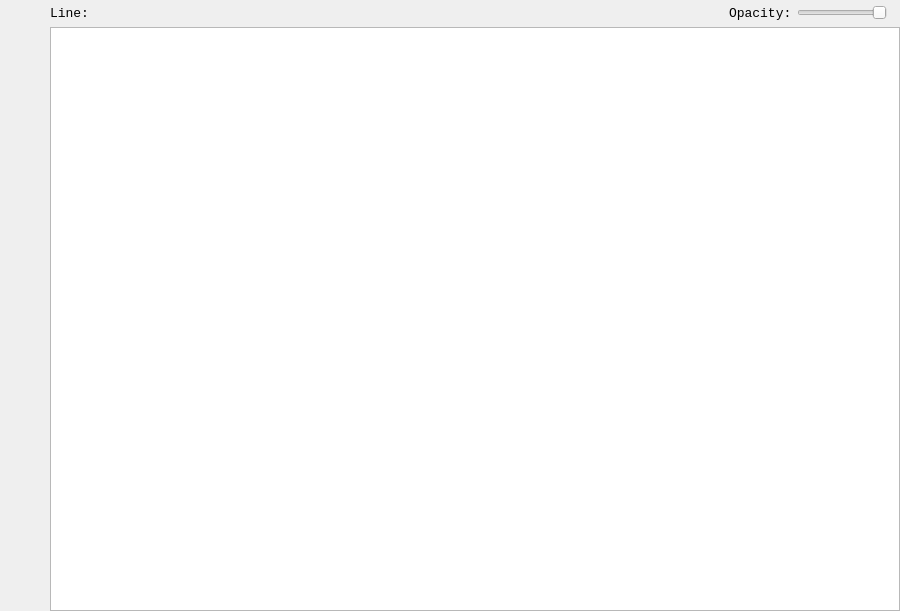
<?xml version="1.0" encoding="UTF-8"?>
<ui version="4.0">
 <class>EmberTextEditorClass</class>
 <widget class="QMainWindow" name="EmberTextEditorClass">
  <property name="enabled">
   <bool>true</bool>
  </property>
  <property name="geometry">
   <rect>
    <x>0</x>
    <y>0</y>
    <width>900</width>
    <height>611</height>
   </rect>
  </property>
  <property name="sizePolicy">
   <sizepolicy hsizetype="Preferred" vsizetype="Preferred">
    <horstretch>0</horstretch>
    <verstretch>0</verstretch>
   </sizepolicy>
  </property>
  <property name="minimumSize">
   <size>
    <width>500</width>
    <height>400</height>
   </size>
  </property>
  <property name="windowTitle">
   <string>EmberTextEditor</string>
  </property>
  <property name="tabShape">
   <enum>QTabWidget::TabShape::Rounded</enum>
  </property>
  <property name="dockNestingEnabled">
   <bool>true</bool>
  </property>
  <property name="unifiedTitleAndToolBarOnMac">
   <bool>true</bool>
  </property>
  <widget class="QWidget" name="centralWidget">
   <property name="sizePolicy">
    <sizepolicy hsizetype="Preferred" vsizetype="Preferred">
     <horstretch>1</horstretch>
     <verstretch>1</verstretch>
    </sizepolicy>
   </property>
   <property name="minimumSize">
    <size>
     <width>500</width>
     <height>400</height>
    </size>
   </property>
   <property name="font">
    <font>
     <family>Consolas</family>
     <pointsize>10</pointsize>
    </font>
   </property>
   <layout class="QGridLayout" name="gridLayout">
    <property name="leftMargin">
     <number>0</number>
    </property>
    <property name="topMargin">
     <number>0</number>
    </property>
    <property name="rightMargin">
     <number>0</number>
    </property>
    <property name="bottomMargin">
     <number>0</number>
    </property>
    <property name="spacing">
     <number>0</number>
    </property>
    <item row="0" column="0" rowspan="2">
     <layout class="QVBoxLayout" name="verticalLayout_2" stretch="6,40,64,10">
      <property name="spacing">
       <number>0</number>
      </property>
      <item>
       <spacer name="verticalSpacer_2">
        <property name="orientation">
         <enum>Qt::Orientation::Vertical</enum>
        </property>
        <property name="sizeType">
         <enum>QSizePolicy::Policy::Fixed</enum>
        </property>
        <property name="sizeHint" stdset="0">
         <size>
          <width>10</width>
          <height>28</height>
         </size>
        </property>
       </spacer>
      </item>
      <item>
       <layout class="QVBoxLayout" name="verticalLayout" stretch="1,1,1,1">
        <property name="spacing">
         <number>0</number>
        </property>
        <property name="sizeConstraint">
         <enum>QLayout::SizeConstraint::SetMaximumSize</enum>
        </property>
        <item alignment="Qt::AlignmentFlag::AlignHCenter">
         <widget class="QToolButton" name="newBtn">
          <property name="sizePolicy">
           <sizepolicy hsizetype="Fixed" vsizetype="Fixed">
            <horstretch>0</horstretch>
            <verstretch>0</verstretch>
           </sizepolicy>
          </property>
          <property name="minimumSize">
           <size>
            <width>50</width>
            <height>50</height>
           </size>
          </property>
          <property name="text">
           <string/>
          </property>
          <property name="icon">
           <iconset resource="EmberTextEditor.qrc">
            <normaloff>:/EmberTextEditor/icons/newDoc.png</normaloff>:/EmberTextEditor/icons/newDoc.png</iconset>
          </property>
          <property name="autoRaise">
           <bool>true</bool>
          </property>
         </widget>
        </item>
        <item alignment="Qt::AlignmentFlag::AlignHCenter">
         <widget class="QToolButton" name="openBtn">
          <property name="sizePolicy">
           <sizepolicy hsizetype="Fixed" vsizetype="Fixed">
            <horstretch>0</horstretch>
            <verstretch>0</verstretch>
           </sizepolicy>
          </property>
          <property name="minimumSize">
           <size>
            <width>50</width>
            <height>50</height>
           </size>
          </property>
          <property name="text">
           <string/>
          </property>
          <property name="icon">
           <iconset resource="EmberTextEditor.qrc">
            <normaloff>:/EmberTextEditor/icons/openFile.png</normaloff>:/EmberTextEditor/icons/openFile.png</iconset>
          </property>
          <property name="autoRaise">
           <bool>true</bool>
          </property>
         </widget>
        </item>
        <item alignment="Qt::AlignmentFlag::AlignHCenter">
         <widget class="QToolButton" name="saveBtn">
          <property name="sizePolicy">
           <sizepolicy hsizetype="Fixed" vsizetype="Fixed">
            <horstretch>0</horstretch>
            <verstretch>0</verstretch>
           </sizepolicy>
          </property>
          <property name="minimumSize">
           <size>
            <width>50</width>
            <height>50</height>
           </size>
          </property>
          <property name="text">
           <string/>
          </property>
          <property name="icon">
           <iconset resource="EmberTextEditor.qrc">
            <normaloff>:/EmberTextEditor/icons/saveFile.png</normaloff>:/EmberTextEditor/icons/saveFile.png</iconset>
          </property>
          <property name="autoRaise">
           <bool>true</bool>
          </property>
         </widget>
        </item>
        <item alignment="Qt::AlignmentFlag::AlignHCenter">
         <widget class="QToolButton" name="saveAsBtn">
          <property name="sizePolicy">
           <sizepolicy hsizetype="Fixed" vsizetype="Fixed">
            <horstretch>0</horstretch>
            <verstretch>0</verstretch>
           </sizepolicy>
          </property>
          <property name="minimumSize">
           <size>
            <width>50</width>
            <height>50</height>
           </size>
          </property>
          <property name="text">
           <string/>
          </property>
          <property name="icon">
           <iconset resource="EmberTextEditor.qrc">
            <normaloff>:/EmberTextEditor/icons/saveAsFile.png</normaloff>:/EmberTextEditor/icons/saveAsFile.png</iconset>
          </property>
          <property name="autoRaise">
           <bool>true</bool>
          </property>
         </widget>
        </item>
       </layout>
      </item>
      <item>
       <spacer name="verticalSpacer">
        <property name="orientation">
         <enum>Qt::Orientation::Vertical</enum>
        </property>
        <property name="sizeType">
         <enum>QSizePolicy::Policy::Expanding</enum>
        </property>
        <property name="sizeHint" stdset="0">
         <size>
          <width>20</width>
          <height>320</height>
         </size>
        </property>
       </spacer>
      </item>
      <item alignment="Qt::AlignmentFlag::AlignHCenter">
       <widget class="QToolButton" name="exitBtn">
        <property name="enabled">
         <bool>true</bool>
        </property>
        <property name="sizePolicy">
         <sizepolicy hsizetype="Fixed" vsizetype="Fixed">
          <horstretch>0</horstretch>
          <verstretch>0</verstretch>
         </sizepolicy>
        </property>
        <property name="minimumSize">
         <size>
          <width>50</width>
          <height>50</height>
         </size>
        </property>
        <property name="sizeIncrement">
         <size>
          <width>0</width>
          <height>0</height>
         </size>
        </property>
        <property name="baseSize">
         <size>
          <width>0</width>
          <height>0</height>
         </size>
        </property>
        <property name="text">
         <string/>
        </property>
        <property name="icon">
         <iconset resource="EmberTextEditor.qrc">
          <normaloff>:/EmberTextEditor/icons/exitApp.png</normaloff>:/EmberTextEditor/icons/exitApp.png</iconset>
        </property>
        <property name="autoRaise">
         <bool>true</bool>
        </property>
       </widget>
      </item>
     </layout>
    </item>
    <item row="0" column="1">
     <layout class="QHBoxLayout" name="horizontalLayout" stretch="7,17,96,11,18,1">
      <property name="spacing">
       <number>6</number>
      </property>
      <item>
       <widget class="QLabel" name="labelLineFixed">
        <property name="sizePolicy">
         <sizepolicy hsizetype="Fixed" vsizetype="Fixed">
          <horstretch>0</horstretch>
          <verstretch>0</verstretch>
         </sizepolicy>
        </property>
        <property name="minimumSize">
         <size>
          <width>35</width>
          <height>27</height>
         </size>
        </property>
        <property name="text">
         <string>Line:</string>
        </property>
       </widget>
      </item>
      <item>
       <widget class="QLabel" name="labelLineNumber">
        <property name="sizePolicy">
         <sizepolicy hsizetype="Fixed" vsizetype="Fixed">
          <horstretch>0</horstretch>
          <verstretch>0</verstretch>
         </sizepolicy>
        </property>
        <property name="minimumSize">
         <size>
          <width>85</width>
          <height>27</height>
         </size>
        </property>
        <property name="frameShape">
         <enum>QFrame::Shape::NoFrame</enum>
        </property>
        <property name="frameShadow">
         <enum>QFrame::Shadow::Sunken</enum>
        </property>
        <property name="text">
         <string/>
        </property>
       </widget>
      </item>
      <item>
       <spacer name="horizontalSpacer_2">
        <property name="orientation">
         <enum>Qt::Orientation::Horizontal</enum>
        </property>
        <property name="sizeType">
         <enum>QSizePolicy::Policy::Expanding</enum>
        </property>
        <property name="sizeHint" stdset="0">
         <size>
          <width>470</width>
          <height>20</height>
         </size>
        </property>
       </spacer>
      </item>
      <item>
       <widget class="QLabel" name="opacityLabelFixed">
        <property name="sizePolicy">
         <sizepolicy hsizetype="Fixed" vsizetype="Fixed">
          <horstretch>0</horstretch>
          <verstretch>0</verstretch>
         </sizepolicy>
        </property>
        <property name="minimumSize">
         <size>
          <width>55</width>
          <height>27</height>
         </size>
        </property>
        <property name="text">
         <string>Opacity:</string>
        </property>
        <property name="wordWrap">
         <bool>false</bool>
        </property>
       </widget>
      </item>
      <item>
       <widget class="QSlider" name="opacitySlider">
        <property name="sizePolicy">
         <sizepolicy hsizetype="Fixed" vsizetype="Fixed">
          <horstretch>0</horstretch>
          <verstretch>0</verstretch>
         </sizepolicy>
        </property>
        <property name="minimumSize">
         <size>
          <width>90</width>
          <height>16</height>
         </size>
        </property>
        <property name="styleSheet">
         <string notr="true"/>
        </property>
        <property name="orientation">
         <enum>Qt::Orientation::Horizontal</enum>
        </property>
        <property name="invertedAppearance">
         <bool>true</bool>
        </property>
        <property name="invertedControls">
         <bool>false</bool>
        </property>
       </widget>
      </item>
      <item>
       <spacer name="horizontalSpacer">
        <property name="orientation">
         <enum>Qt::Orientation::Horizontal</enum>
        </property>
        <property name="sizeType">
         <enum>QSizePolicy::Policy::Fixed</enum>
        </property>
        <property name="sizeHint" stdset="0">
         <size>
          <width>13</width>
          <height>20</height>
         </size>
        </property>
       </spacer>
      </item>
     </layout>
    </item>
    <item row="1" column="1">
     <widget class="CodeEditor" name="plainTextEdit">
      <property name="sizePolicy">
       <sizepolicy hsizetype="Expanding" vsizetype="Expanding">
        <horstretch>0</horstretch>
        <verstretch>0</verstretch>
       </sizepolicy>
      </property>
      <property name="minimumSize">
       <size>
        <width>826</width>
        <height>566</height>
       </size>
      </property>
      <property name="frameShape">
       <enum>QFrame::Shape::StyledPanel</enum>
      </property>
     </widget>
    </item>
   </layout>
  </widget>
 </widget>
 <layoutdefault spacing="5" margin="10"/>
 <customwidgets>
  <customwidget>
   <class>CodeEditor</class>
   <extends>QPlainTextEdit</extends>
   <header location="global">CodeEditor.hpp</header>
  </customwidget>
 </customwidgets>
 <resources>
  <include location="EmberTextEditor.qrc"/>
 </resources>
 <connections/>
 <designerdata>
  <property name="gridDeltaX">
   <number>2</number>
  </property>
  <property name="gridDeltaY">
   <number>2</number>
  </property>
  <property name="gridSnapX">
   <bool>true</bool>
  </property>
  <property name="gridSnapY">
   <bool>true</bool>
  </property>
  <property name="gridVisible">
   <bool>true</bool>
  </property>
 </designerdata>
</ui>
